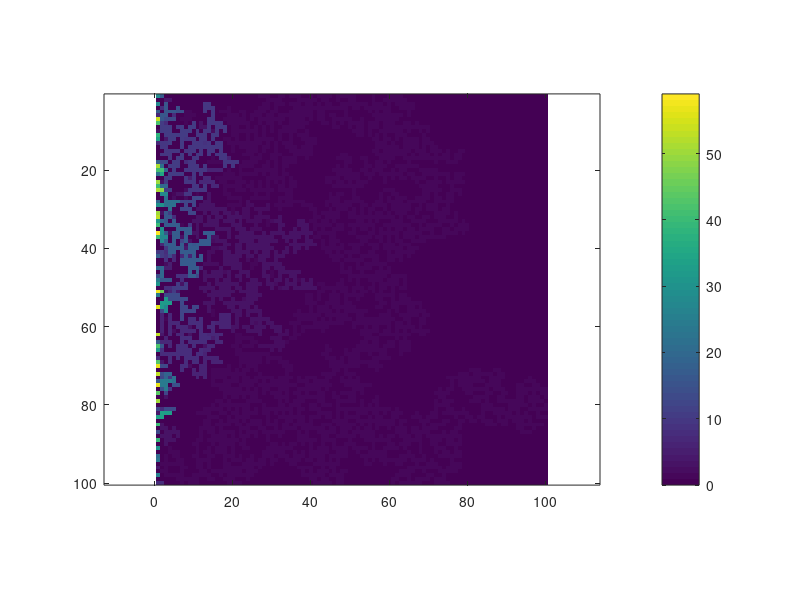

Write MATLAB code to recreate this figure.
%
% invperc.m
%
% Example program for studying invasion percolation problems
% NOTE: This is not an optimal but an educational algorithm
%
L = 100;
% system size
p = (0.0:0.01:0.7);
perc = 0;
% flag to signal if other end is reached
nbetween = 1;
nstep = 0;
nend = numel(p);
nstop = 0;
z = rand(L,L);
% Random distribution of thresholds
pcluster = zeros(L,L);
while ((nstop==0)&&(nstep <nend))
nstep = nstep + 1;
p0 = p(nstep);
zz = z<p0;
[lw,num] = bwlabel(zz ,4);
leftside = lw(:,1);
i = find(leftside >0);
leftnonzero = leftside(i);
uniqueleftside = unique(leftnonzero);
cluster = ismember(lw,uniqueleftside);
pcluster = pcluster + cluster;
if (mod(nstep ,nbetween)==0)
imagesc(pcluster),axis equal , axis tight , colorbar ,drawnow
end
% Check if it has reached the right hand side
rightside = lw(:,L);
ir = find(rightside >0);
rightnonzero = rightside(ir);
span = intersect(leftnonzero ,rightnonzero);
if (numel(span)>0)
nstop = 1;
% spanning
end
end
p0
imagesc(pcluster),axis equal , axis tight , colorbar ,drawnow